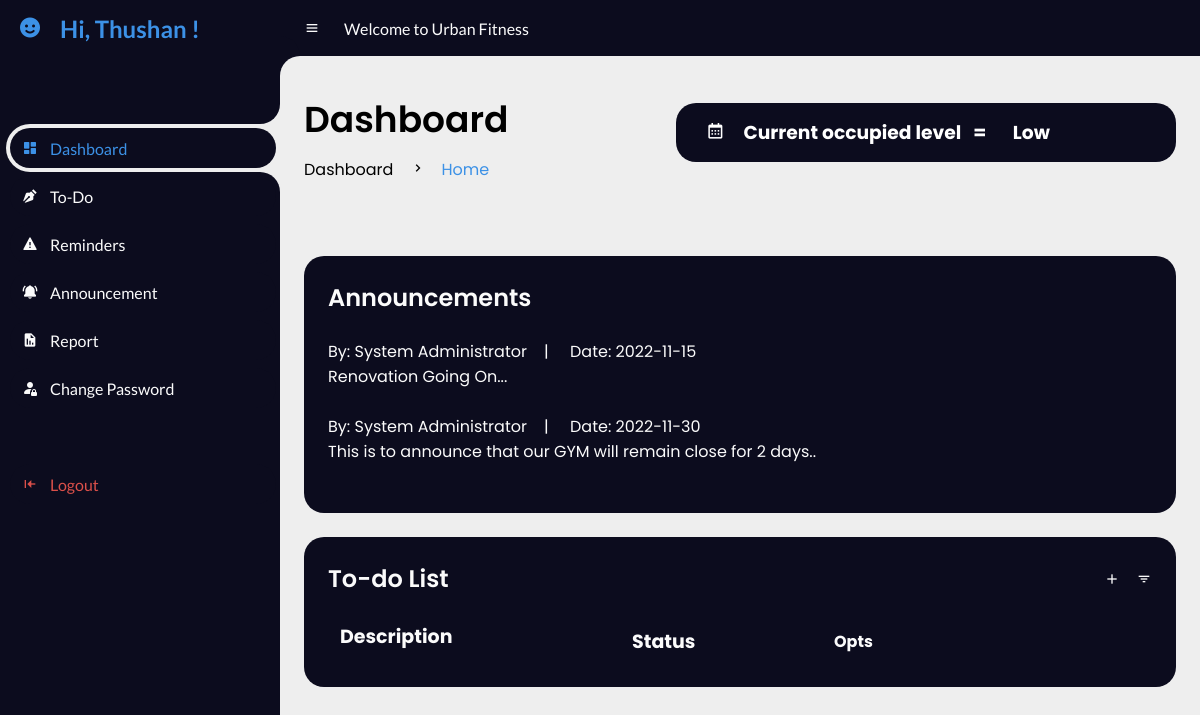
/UrbanFitness/3Member/index.php?err=noerrors (signed in), run on the app's committed database.
### tables this page shows
CREATE TABLE `announcements` (
  `announcementid` int(10) NOT NULL,
  `message` varchar(200) NOT NULL,
  `date` date NOT NULL
);

### UrbanFitness/3Member/index.php (the view, shortened to what this page needs)
<!DOCTYPE html>
<html lang="en">
<head>
    <link rel="stylesheet" href="https://cdn.jsdelivr.net/npm/bootstrap-icons@1.10.2/font/bootstrap-icons.css">
    <link href='https://unpkg.com/boxicons@2.0.9/css/boxicons.min.css' rel='stylesheet'>
    <link rel="stylesheet" href="css\style.css">
</head>
<body>
    <section id="sidebar">
        <a href="#" class="brand">
            <i class='bx bxs-smile'></i>
            <span class="text">Hi, <?php echo $_SESSION['fullname']; ?> !</span>
        </a>
        <ul class="side-menu top">
            <li class="active">
                <a href="index.php">
                    <i class='bx bxs-dashboard'></i>
                    <span class="text">Dashboard</span>
                </a>
            </li>
            <li>
                <a href="toDo.php">
                    <i class='bx bxs-pen'></i>
                    <span class="text">To-Do</span>
                </a>
            </li>
            <li>
                <a href="Reminders.php">
                    <i class='bx bxs-error'></i>
                    <span class="text">Reminders</span>
                </a>
            </li>
            <li>
                <a href="Announcement.php">
                    <i class='bx bxs-bell-ring'></i>
                    <span class="text">Announcement</span>
                </a>
            </li>
            <li>
                <a href="mbReport.php">
                    <i class='bx bxs-report'></i>
                    <span class="text">Report</span>
                </a>
            </li>
            <li>
                <a href="changePass.php">
                    <i class='bx bi-person-fill-lock'></i>
                    <span class="text">Change Password</span>
                </a>
            </li>
        </ul>
        <ul class="side-menu">
            <li>
                <a href="logOut.php" class="logout">
                    <i class='bx bxs-arrow-to-left'></i>
                    <span class="text">Logout</span>
                </a>
            </li>
        </ul>
    </section>
    <section id="content">
        <nav>
            <i class='bx bx-menu'></i>
            <a class="nav-link">Welcome to Urban Fitness</a>
        </nav>
        <section id="content2">
            <main>
                <div class="head-title">
                    <div class="left">
                        <h1>Dashboard</h1>
                        <ul class="breadcrumb">
                            <li>
                                <a href="#">Dashboard</a>
                            </li>
                            <li><i class='bx bx-chevron-right'></i></li>
                            <li>
                                <a class="active" href="index.php">Home</a>
                            </li>
                        </ul>
                    </div>
                        <div class="count" style="float:right; width:500px;">
                            <li>
                            <span class="text">
                                <h3 style="color:white; "><i class='bx bx-calendar' ></i>&emsp;Current occupied level &nbsp&nbsp=
                                        <?php include 'checkinCount.php' ?></h3>
                                    </span>
                        </li>
                    </div>
                </div>
                <br><br>
                <div class="table-data" >
                    <div class="order">
                        <div class="head">
                            <h3>Announcements </h3>
                        </div>
                        <ul class="recent-posts">
                            <li>
                                <?php
                                include "dbcon.php";
                                $qry = "SELECT * FROM announcements";
                                $result = mysqli_query($conn, $qry);
                                while ($row = mysqli_fetch_array($result)) {
                                    echo "<div class='article-post'>";
                                    echo "<span class='user-info'> By: System Administrator &nbsp &nbsp| &nbsp &nbsp  Date: " . $row['date'] . " </span> ";
                                    echo "<p>" . $row['message'] . "</p><br>";
                                }
                                echo "</div>";
                                echo "</li>";
                                ?>
                        </ul>
                    </div>
                </div>
                 <div class="table-data">
                    <div class="todo">
                        <div class="head">
                            <h3>To-do List</h3>
                            <i class='bx bx-plus'></i>
                            <i class='bx bx-filter'></i>
                        </div>
                        <div class="span6">
                            <div class="widget-box">
                                <div class="widget-content nopadding">
                                    <?php
                                    echo "<table class='table table-striped table-bordered'>
              <thead >
                <tr>
                  <th style='width:300px; text-align:left; font-size:19px; padding:10px; padding-top:0px;'>Description</th>
                  <th  style='width:200px; text-align:left; font-size:19px;'>Status</th>
                  <th>Opts</th>
                </tr>
              </thead>";
                                    ?>
                                    </table>
                                </div>
                            </div>
                        </div>
                    </div>
                </div>
            </main>
        </section>
    </section>
</body>
</html>

### UrbanFitness/3Member/css/style.css (style rules this page uses)
* { margin: 0; padding: 0; box-sizing: border-box; }
a { text-decoration: none; }
li { list-style: none; }
:root { --poppins: 'Poppins', sans-serif; --lato: 'Lato', sans-serif; --light: #0C0C1E; --blue: #3C91E6; --light-blue: #CFE8FF; --grey: #060714; --dark-grey: #AAAAAA; --dark: #FBFBFB; --red: #DB504A; --yellow: #FFCE26; --light-yellow: #FFF2C6; --orange: #FD7238; --light-orange: #FFE0D3; --light-green: hsl(160, 67%, 74%); }
html { overflow-x: hidden; }
body { background: #eee; overflow-x: hidden; }
#sidebar { position: fixed; top: 0; left: 0; width: 280px; height: 100%; background: var(--light); z-index: 2000; font-family: var(--lato); transition: .3s ease; overflow-x: hidden; scrollbar-width: none; }
#sidebar .brand { font-size: 24px; font-weight: 700; height: 56px; display: flex; align-items: center; color: var(--blue); position: sticky; top: 0; left: 0; background: var(--light); z-index: 500; padding-bottom: 20px; box-sizing: content-box; }
#sidebar .brand .bx { min-width: 60px; display: flex; justify-content: center; }
#sidebar .side-menu { width: 100%; margin-top: 48px; }
#sidebar .side-menu li { height: 48px; background: transparent; margin-left: 6px; border-radius: 48px 0 0 48px; padding: 4px; }
#sidebar .side-menu li.active { background: #eee; position: relative; }
#sidebar .side-menu li.active::before { content: ''; position: absolute; width: 40px; height: 40px; border-radius: 50%; top: -40px; right: 0; box-shadow: 20px 20px 0 #eee; z-index: -1; }
#sidebar .side-menu li.active::after { content: ''; position: absolute; width: 40px; height: 40px; border-radius: 50%; bottom: -40px; right: 0; box-shadow: 20px -20px 0 #eee; z-index: -1; }
#sidebar .side-menu li a { width: 100%; height: 100%; background: var(--light); display: flex; align-items: center; border-radius: 48px; font-size: 16px; color: var(--dark); white-space: nowrap; overflow-x: hidden; }
#sidebar .side-menu.top li.active a { color: var(--blue); }
#sidebar .side-menu li a.logout { color: var(--red); }
#sidebar .side-menu li a .bx { min-width: calc(60px - ((4px + 6px) * 2)); display: flex; justify-content: center; }
#content { position: absolute; width: calc(100% - 280px); left: 280px; transition: .3s ease; }
#content nav { height: 56px; background: var(--light); padding: 0 24px; display: flex; align-items: center; grid-gap: 24px; font-family: var(--lato); position: sticky; top: 0; left: 0; z-index: 1000; }
#content nav::before { content: ''; position: absolute; width: 40px; height: 40px; bottom: -40px; left: 0; border-radius: 50%; box-shadow: -20px -20px 0 var(--light); }
#content nav a { color: var(--dark); }
#content nav .bx.bx-menu { cursor: pointer; color: var(--dark); }
#content nav .nav-link { font-size: 16px; transition: .3s ease; }
#content main { width: 100%; padding: 36px 24px; font-family: var(--poppins); max-height: calc(100vh - 56px); overflow-y: auto; }
#content main .head-title { display: flex; align-items: center; justify-content: space-between; grid-gap: 16px; flex-wrap: wrap; }
#content main .head-title .left h1 { font-size: 36px; font-weight: 600; margin-bottom: 10px; color: black; }
#content main .head-title .left .breadcrumb { display: flex; align-items: center; grid-gap: 16px; }
#content main .head-title .left .breadcrumb li { color: black; }
#content main .head-title .left .breadcrumb li a { color: black; pointer-events: none; }
#content main .head-title .left .breadcrumb li a.active { color: var(--blue); pointer-events: unset; }
#content main .table-data { display: flex; flex-wrap: wrap; grid-gap: 24px; margin-top: 24px; width: 100%; color: var(--dark); }
#content main .table-data>div { border-radius: 20px; background: var(--light); padding: 24px; overflow-x: auto; }
#content main .table-data .head { display: flex; align-items: center; grid-gap: 16px; margin-bottom: 24px; }
#content main .table-data .head h3 { margin-right: auto; font-size: 24px; font-weight: 600; }
#content main .table-data .head .bx { cursor: pointer; }
#content main .table-data .order { flex-grow: 1; flex-basis: 500px; }
#content main .table-data .todo { flex-grow: 1; flex-basis: 300px; }

### UrbanFitness/3Member/index.php (style rules this page uses)
.count { background-color: #0C0C1E; margin-bottom: 10px; border-radius: 20px; padding-top: 15px; padding-bottom: 15px; align-content: center; width: 500px; padding-left: 30px; }

### data on the page
announcements: date "2022-11-15", message "Renovation Going On..."
announcements: date "2022-11-30", message "This is to announce that our GYM will remain close for 2 days.."

### other printed values
$_SESSION['fullname'] "Thushan"
